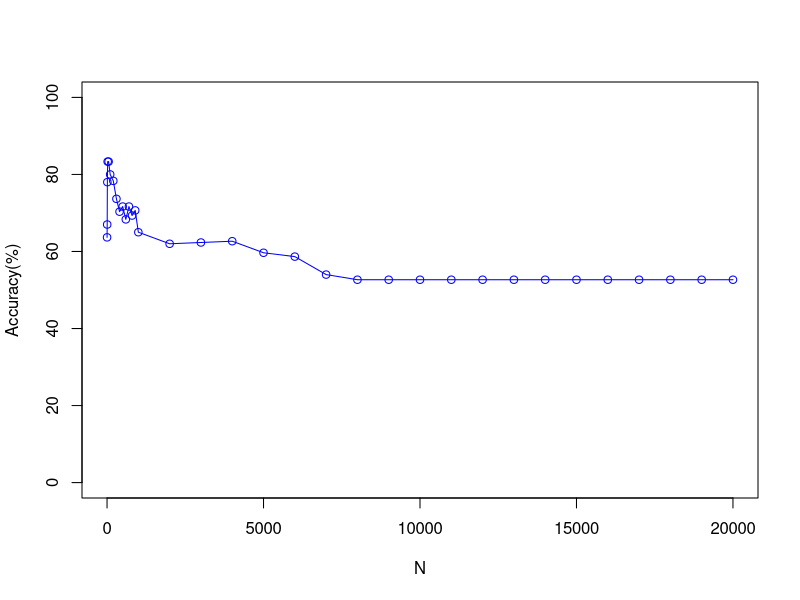

The R source for this figure:
# Author : G Asish Kumar*/
# Description: Plot that shows the comparison of Accuracy vs No of Top features Selected for 
# 			   T Test having K=1 and With Out Normalisation of the features 

 x <- c(1, 5, 10, 20, 50, 100, 200, 300, 400, 500, 600, 700, 800, 900, 1000, 2000, 3000, 4000, 5000, 6000, 7000, 8000, 9000, 10000, 11000, 12000, 13000, 14000, 15000, 16000, 17000, 18000, 19000, 20000)
 y <- c(63.66666667,
67,
78,
83.33333333,
83.33333333,
80,
78.33333333,
73.66666667,
70.33333333,
71.66666667,
68.33333333,
71.66666667,
69.33333333,
70.66666667,
65,
62,
62.33333333,
62.66666667,
59.66666667,
58.66666667,
54,
52.66666667,
52.66666667,
52.66666667,
52.66666667,
52.66666667,
52.66666667,
52.66666667,
52.66666667,
52.66666667,
52.66666667,
52.66666667,
52.66666667,
52.66666667)
 plot(x, y, type='o', pch=1, col="blue", xlab="N", ylab="Accuracy(%)", ylim=c(0, 100), xlim=c(0,20000))
